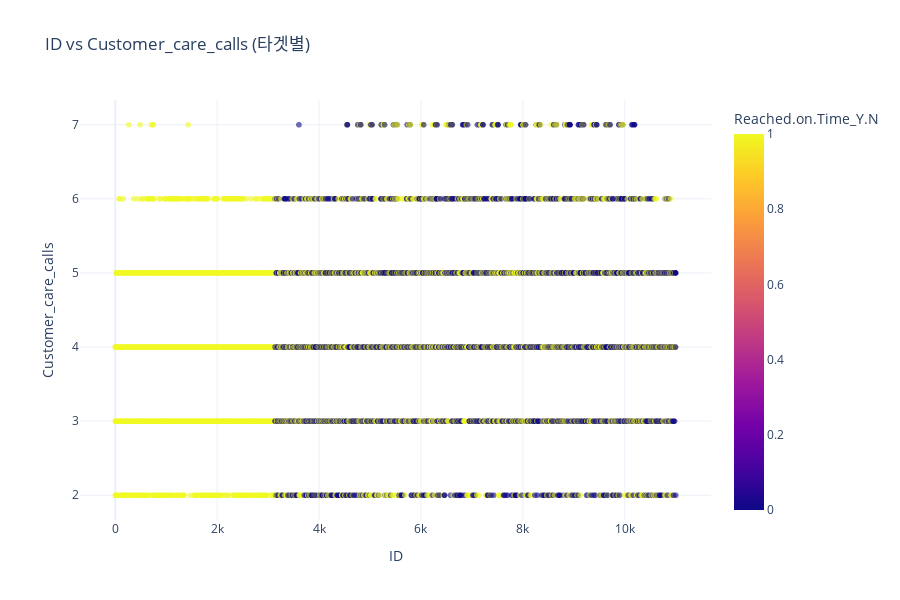

The cell this chart's notebook holds for it:
### Markdown cell above
### 3.4 고급 시각화 (Plotly Interactive)

### Code cell
# Plotly 인터랙티브 시각화
if len(numeric_cols) >= 2:
    fig = px.scatter(
        df, 
        x=numeric_cols[0], 
        y=numeric_cols[1], 
        color=target_col,
        title=f'{numeric_cols[0]} vs {numeric_cols[1]} (타겟별)',
        hover_data=df.columns,
        opacity=0.6,
        color_discrete_sequence=['#FF6B6B', '#4ECDC4']
    )
    fig.update_layout(height=600, template='plotly_white')
    fig.show()

### Figure 1 — Plotly figure (JSON) as saved in the notebook; plotly's stock layout.template omitted (floating-point values rounded to 4 significant figures; data arrays with more than 128 entries replaced by an {"elided": "..."} marker saying what was removed)
{"data": [{"customdata": {"elided": "10999x10 mixed values"}, "hovertemplate": "ID=%{x}<br>Customer_care_calls=%{y}<br>Warehouse_block=%{customdata[0]}<br>Mode_of_Shipment=%{customdata[1]}<br>Customer_rating=%{customdata[2]}<br>Cost_of_the_Product=%{customdata[3]}<br>Prior_purchases=%{customdata[4]}<br>Product_importance=%{customdata[5]}<br>Gender=%{customdata[6]}<br>Discount_offered=%{customdata[7]}<br>Weight_in_gms=%{customdata[8]}<br>Reached.on.Time_Y.N=%{marker.color}<extra></extra>", "legendgroup": "", "marker": {"color": {"elided": "10999 int values"}, "coloraxis": "coloraxis", "opacity": 0.6, "symbol": "circle"}, "mode": "markers", "name": "", "showlegend": false, "type": "scattergl", "x": {"elided": "10999 int values"}, "xaxis": "x", "y": {"elided": "10999 int values"}, "yaxis": "y"}], "layout": {"coloraxis": {"colorbar": {"title": {"text": "Reached.on.Time_Y.N"}}, "colorscale": [[0, "#0d0887"], [0.1111, "#46039f"], [0.2222, "#7201a8"], [0.3333, "#9c179e"], [0.4444, "#bd3786"], [0.5556, "#d8576b"], [0.6667, "#ed7953"], [0.7778, "#fb9f3a"], [0.8889, "#fdca26"], [1, "#f0f921"]]}, "height": 600, "legend": {"tracegroupgap": 0}, "title": {"text": "ID vs Customer_care_calls (타겟별)"}, "xaxis": {"anchor": "y", "domain": [0, 1], "title": {"text": "ID"}}, "yaxis": {"anchor": "x", "domain": [0, 1], "title": {"text": "Customer_care_calls"}}}}
